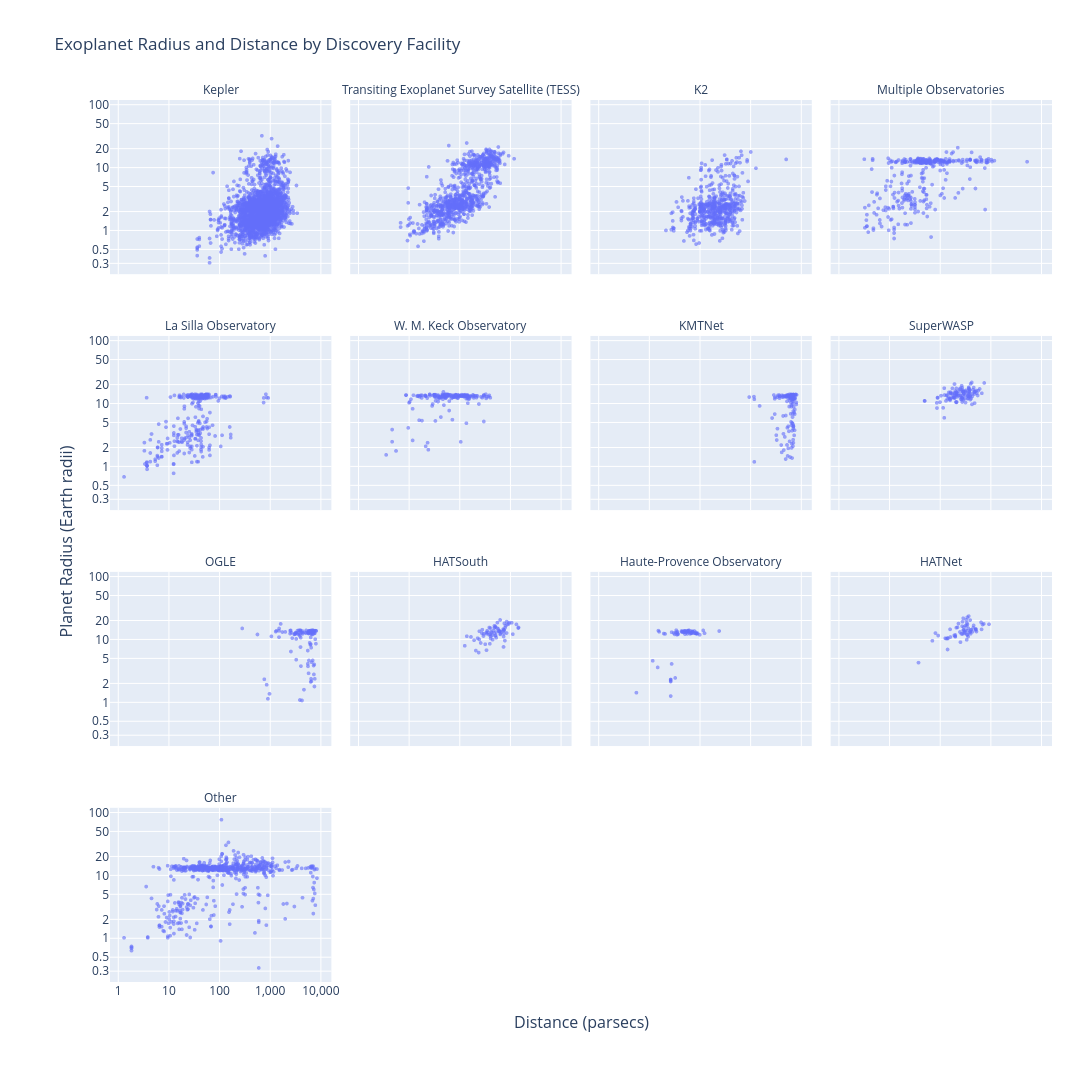

The notebook cell saved with this chart:
### Markdown cell above
**Plotting**

### Code cell
# Create Figure
fig = px.scatter(
    facility_radius_distance,
    x='sy_dist',
    y='pl_rade',

    facet_col='facility_group',
    facet_col_wrap=4,

    category_orders={
        'facility_group': facility_order
    },

    hover_name='pl_name',

    hover_data={
        'sy_dist': ':.2f',
        'pl_rade': ':.2f',
        'discoverymethod': True,
        'facility_group': True
    },

    log_x=True,
    log_y=True,

    labels={
    'sy_dist': 'Distance (parsecs)',
    'pl_rade': 'Planet Radius (Earth radii)',
    'discoverymethod': 'Discovery Method',
    'facility_group': 'Discovery Facility'
    },

    title='Exoplanet Radius and Distance by Discovery Facility'
)


# Point appearance
fig.update_traces(
    marker=dict(
        size=4,
        opacity=0.6
    )
)


# Cleaner logarithmic y-axis
fig.update_yaxes(
    tickmode='array',
    tickvals=[0.3, 0.5, 1, 2, 5, 10, 20, 50, 100],
    ticktext=['0.3', '0.5', '1', '2', '5', '10', '20', '50', '100'],
    title_text=''
)


# Cleaner logarithmic x-axis
fig.update_xaxes(
    tickmode='array',
    tickvals=[1, 10, 100, 1000, 10000],
    ticktext=['1', '10', '100', '1,000', '10,000'],
    title_text=''
)


# Remove the variable prefix from facet titles
fig.for_each_annotation(
    lambda a: a.update(
        text=(
            a.text
            .replace('facility_group=', '')
            .replace('Discovery Facility=', '')
        )
    )
)

# Global x-axis title
fig.add_annotation(
    text='Distance (parsecs)',
    x=0.5,
    y=-0.06,
    xref='paper',
    yref='paper',
    showarrow=False,
    font=dict(size=16)
)


# Global y-axis title
fig.add_annotation(
    text='Planet Radius (Earth radii)',
    x=-0.06,
    y=0.5,
    xref='paper',
    yref='paper',
    showarrow=False,
    textangle=-90,
    font=dict(size=16)
)


# Layout
fig.update_layout(
    width=1400,
    height=1300,
    margin=dict(
        l=110,
        r=40,
        t=100,
        b=110
    )
)

fig.show()

### Figure 1 — Plotly figure (JSON) as saved in the notebook; plotly's stock layout.template omitted (floating-point values rounded to 4 significant figures; data arrays with more than 128 entries replaced by an {"elided": "..."} marker saying what was removed)
{"data": [{"customdata": {"elided": "2765x2 str values"}, "hovertemplate": "<b>%{hovertext}</b><br><br>Discovery Facility=%{customdata[1]}<br>Distance (parsecs)=%{x:.2f}<br>Planet Radius (Earth radii)=%{y:.2f}<br>Discovery Method=%{customdata[0]}<extra></extra>", "hovertext": {"elided": "2765 str values"}, "legendgroup": "", "marker": {"color": "#636efa", "opacity": 0.6, "size": 4, "symbol": "circle"}, "mode": "markers", "name": "", "showlegend": false, "type": "scattergl", "x": {"elided": "2765 float values"}, "xaxis": "x13", "y": {"elided": "2765 float values"}, "yaxis": "y13"}, {"customdata": {"elided": "894x2 str values"}, "hovertemplate": "<b>%{hovertext}</b><br><br>Discovery Facility=%{customdata[1]}<br>Distance (parsecs)=%{x:.2f}<br>Planet Radius (Earth radii)=%{y:.2f}<br>Discovery Method=%{customdata[0]}<extra></extra>", "hovertext": {"elided": "894 str values"}, "legendgroup": "", "marker": {"color": "#636efa", "opacity": 0.6, "size": 4, "symbol": "circle"}, "mode": "markers", "name": "", "showlegend": false, "type": "scattergl", "x": {"elided": "894 float values"}, "xaxis": "x14", "y": {"elided": "894 float values"}, "yaxis": "y14"}, {"customdata": {"elided": "548x2 str values"}, "hovertemplate": "<b>%{hovertext}</b><br><br>Discovery Facility=%{customdata[1]}<br>Distance (parsecs)=%{x:.2f}<br>Planet Radius (Earth radii)=%{y:.2f}<br>Discovery Method=%{customdata[0]}<extra></extra>", "hovertext": {"elided": "548 str values"}, "legendgroup": "", "marker": {"color": "#636efa", "opacity": 0.6, "size": 4, "symbol": "circle"}, "mode": "markers", "name": "", "showlegend": false, "type": "scattergl", "x": {"elided": "548 float values"}, "xaxis": "x15", "y": {"elided": "548 float values"}, "yaxis": "y15"}, {"customdata": {"elided": "343x2 str values"}, "hovertemplate": "<b>%{hovertext}</b><br><br>Discovery Facility=%{customdata[1]}<br>Distance (parsecs)=%{x:.2f}<br>Planet Radius (Earth radii)=%{y:.2f}<br>Discovery Method=%{customdata[0]}<extra></extra>", "hovertext": {"elided": "343 str values"}, "legendgroup": "", "marker": {"color": "#636efa", "opacity": 0.6, "size": 4, "symbol": "circle"}, "mode": "markers", "name": "", "showlegend": false, "type": "scattergl", "x": {"elided": "343 float values"}, "xaxis": "x16", "y": {"elided": "343 float values"}, "yaxis": "y16"}, {"customdata": {"elided": "288x2 str values"}, "hovertemplate": "<b>%{hovertext}</b><br><br>Discovery Facility=%{customdata[1]}<br>Distance (parsecs)=%{x:.2f}<br>Planet Radius (Earth radii)=%{y:.2f}<br>Discovery Method=%{customdata[0]}<extra></extra>", "hovertext": {"elided": "288 str values"}, "legendgroup": "", "marker": {"color": "#636efa", "opacity": 0.6, "size": 4, "symbol": "circle"}, "mode": "markers", "name": "", "showlegend": false, "type": "scattergl", "x": {"elided": "288 float values"}, "xaxis": "x9", "y": {"elided": "288 float values"}, "yaxis": "y9"}, {"customdata": {"elided": "184x2 str values"}, "hovertemplate": "<b>%{hovertext}</b><br><br>Discovery Facility=%{customdata[1]}<br>Distance (parsecs)=%{x:.2f}<br>Planet Radius (Earth radii)=%{y:.2f}<br>Discovery Method=%{customdata[0]}<extra></extra>", "hovertext": {"elided": "184 str values"}, "legendgroup": "", "marker": {"color": "#636efa", "opacity": 0.6, "size": 4, "symbol": "circle"}, "mode": "markers", "name": "", "showlegend": false, "type": "scattergl", "x": {"elided": "184 float values"}, "xaxis": "x10", "y": {"elided": "184 float values"}, "yaxis": "y10"}, {"customdata": {"elided": "139x2 str values"}, "hovertemplate": "<b>%{hovertext}</b><br><br>Discovery Facility=%{customdata[1]}<br>Distance (parsecs)=%{x:.2f}<br>Planet Radius (Earth radii)=%{y:.2f}<br>Discovery Method=%{customdata[0]}<extra></extra>", "hovertext": {"elided": "139 str values"}, "legendgroup": "", "marker": {"color": "#636efa", "opacity": 0.6, "size": 4, "symbol": "circle"}, "mode": "markers", "name": "", "showlegend": false, "type": "scattergl", "x": {"elided": "139 float values"}, "xaxis": "x11", "y": {"elided": "139 float values"}, "yaxis": "y11"}, {"customdata": {"elided": "117x2 str values"}, "hovertemplate": "<b>%{hovertext}</b><br><br>Discovery Facility=%{customdata[1]}<br>Distance (parsecs)=%{x:.2f}<br>Planet Radius (Earth radii)=%{y:.2f}<br>Discovery Method=%{customdata[0]}<extra></extra>", "hovertext": ["WASP-1 b", "WASP-10 b", "WASP-100 b", "WASP-101 b", "WASP-102 b", "WASP-103 b", "WASP-104 b", "WASP-106 b", "WASP-116 b", "WASP-117 b", "WASP-118 b", "WASP-12 b", "WASP-120 b", "WASP-121 b", "WASP-123 b", "WASP-127 b", "WASP-13 b", "WASP-135 b", "WASP-136 b", "WASP-138 b", "WASP-14 b", "WASP-149 b", "WASP-15 b", "WASP-153 b", "WASP-154 b", "WASP-155 b", "WASP-156 b", "WASP-16 b", "WASP-17 b", "WASP-177 b", "WASP-18 b", "WASP-180 A b", "WASP-181 b", "WASP-183 b", "WASP-186 b", "WASP-187 b", "WASP-188 b", "WASP-19 b", "WASP-194 b", "WASP-195 b", "WASP-197 b", "WASP-2 b", "WASP-20 b", "WASP-21 b", "WASP-22 b", "WASP-23 b", "WASP-24 b", "WASP-25 b", "WASP-26 b", "WASP-29 b", "WASP-3 b", "WASP-31 b", "WASP-32 b", "WASP-33 b", "WASP-34 b", "WASP-35 b", "WASP-36 b", "WASP-37 b", "WASP-38 b", "WASP-39 b", "WASP-41 b", "WASP-42 b", "WASP-43 b", "WASP-44 b", "WASP-45 b", "WASP-46 b", "WASP-47 b", "WASP-48 b", "WASP-49 b", "WASP-5 b", "WASP-52 b", "WASP-54 b", "WASP-55 b", "WASP-56 b", "WASP-57 b", "WASP-58 b", "WASP-59 b", "WASP-6 b", "WASP-60 b", "WASP-61 b", "WASP-62 b", "WASP-63 b", "WASP-64 b", "WASP-65 b", "WASP-66 b", "WASP-67 b", "WASP-68 b", "WASP-69 b", "WASP-7 b", "WASP-70 A b", "WASP-71 b", "WASP-72 b", "WASP-73 b", "WASP-74 b", "WASP-75 b", "WASP-76 b", "WASP-77 A b", "WASP-78 b", "WASP-79 b", "WASP-8 b", "WASP-8 c", "WASP-80 b", "WASP-82 b", "WASP-83 b", "WASP-84 b", "WASP-88 b", "WASP-89 b", "WASP-90 b", "WASP-92 b", "WASP-93 b", "WASP-94 A b", "WASP-94 B b", "WASP-95 b", "WASP-96 b", "WASP-97 b", "WASP-98 b", "WASP-99 b"], "legendgroup": "", "marker": {"color": "#636efa", "opacity": 0.6, "size": 4, "symbol": "circle"}, "mode": "markers", "name": "", "showlegend": false, "type": "scattergl", "x": [393.1, 141.0, 364.4, 201.2, 535.7, 375.6, 185.9, 352.2, 559.2, 158.0, 376.7, 427.2, 381.2, 269.9, 198.0, 159.5, 227.5, 298.2, 275.6, 414.2, 162.0, 211.7, 282.1, 610.2, 215.5, 399.6, 122.1, 194.1, 405.9, 176.8, 123.5, 254.0, 437.5, 325.4, 278.5, 371.4, 675.3, 268.3, 476.8, 484.9, 483.7, 153.2, 211.9, 258.4, 317.7, 207.5, 322.1, 211.4, 252.8, 87.6, 231.2, 383.8, 276.0, 121.9, 132.1, 202.2, 386.3, 392.8, 136.2, 214.0, 163.4, 177.3, 86.75, 364.5, 211.2, 375.3, 264.8, 454.1, 194.6, 309.1, 174.8, 251.3, 297.5, 321.1, 398.3, 290.4, 115.9, 197.1, 431.1, 488.7, 175.6, 290.7, 369.9, 273.7, 500.3, 189.5, 226.4, 49.96, 162.3, 222.4, 362.7, 434.8, 316.7, 149.2, 294.0, 194.5, 105.2, 754.3, 246.7, 89.96, 89.96, 49.79, 275.7, 271.1, 100.6, 523.8, 290.9, 466.4, 575.9, 370.3, 211.2, 208.7, 137.5, 352.5, 151.1, 281.7, 158.7], "xaxis": "x12", "y": [16.62, 12.11, 14.91, 16.03, 14.91, 17.13, 12.74, 12.11, 13.67, 11.88, 16.14, 22.03, 15.58, 19.53, 15.13, 14.69, 13.67, 14.57, 16.81, 12.22, 15.47, 15.24, 15.8, 17.37, 10.76, 13.45, 6.028, 13.67, 20.96, 17.71, 13.9, 13.9, 13.27, 16.48, 12.44, 18.38, 14.82, 15.86, 15.48, 10.31, 14.45, 12.12, 15.47, 11.99, 13.79, 10.78, 15.47, 13.81, 13.56, 8.631, 15.92, 17.36, 10.76, 17.86, 11.21, 14.57, 14.87, 13.0, 13.79, 14.34, 12.33, 12.58, 10.42, 12.33, 10.6, 13.16, 12.86, 16.81, 12.44, 12.18, 14.24, 17.71, 14.73, 10.54, 11.77, 16.03, 8.687, 12.54, 9.864, 15.8, 14.8, 15.8, 14.25, 12.46, 15.69, 12.89, 14.8, 11.21, 14.91, 13.05, 13.23, 14.46, 15.92, 15.24, 14.23, 20.78, 13.56, 21.63, 17.15, 12.67, 12.5, 11.2, 18.16, 11.66, 10.72, 16.37, 11.66, 18.27, 16.38, 17.9, 17.71, 14.1, 13.79, 13.45, 12.78, 12.82, 11.43], "yaxis": "y12"}, {"customdata": {"elided": "109x2 str values"}, "hovertemplate": "<b>%{hovertext}</b><br><br>Discovery Facility=%{customdata[1]}<br>Distance (parsecs)=%{x:.2f}<br>Planet Radius (Earth radii)=%{y:.2f}<br>Discovery Method=%{customdata[0]}<extra></extra>", "hovertext": ["OGLE-2003-BLG-235L b", "OGLE-2005-BLG-071L b", "OGLE-2005-BLG-169L b", "OGLE-2005-BLG-390L b", "OGLE-2006-BLG-109L b", "OGLE-2006-BLG-109L c", "OGLE-2006-BLG-284L A b", "OGLE-2007-BLG-349L AB c", "OGLE-2007-BLG-368L b", "OGLE-2008-BLG-092L b", "OGLE-2008-BLG-355L b", "OGLE-2011-BLG-0173L b", "OGLE-2011-BLG-0251L b", "OGLE-2011-BLG-0265L b", "OGLE-2012-BLG-0026L b", "OGLE-2012-BLG-0026L c", "OGLE-2012-BLG-0358L b", "OGLE-2012-BLG-0406L b", "OGLE-2012-BLG-0563L b", "OGLE-2012-BLG-0724L b", "OGLE-2012-BLG-0838L b", "OGLE-2012-BLG-0950L b", "OGLE-2013-BLG-0102L b", "OGLE-2013-BLG-0132L b", "OGLE-2013-BLG-0341L B b", "OGLE-2013-BLG-0911L b", "OGLE-2013-BLG-1721L b", "OGLE-2013-BLG-1761L b", "OGLE-2014-BLG-0124L b", "OGLE-2014-BLG-0221L b", "OGLE-2014-BLG-0319L b", "OGLE-2014-BLG-0676L b", "OGLE-2014-BLG-1722L b", "OGLE-2014-BLG-1722L c", "OGLE-2014-BLG-1760L b", "OGLE-2015-BLG-0051L b", "OGLE-2015-BLG-0966L b", "OGLE-2015-BLG-1609L b", "OGLE-2015-BLG-1649L b", "OGLE-2015-BLG-1670L b", "OGLE-2015-BLG-1771L b", "OGLE-2016-BLG-0007L b", "OGLE-2016-BLG-0263L b", "OGLE-2016-BLG-0613L AB b", "OGLE-2016-BLG-1067L b", "OGLE-2016-BLG-1093L b", "OGLE-2016-BLG-1190L b", "OGLE-2016-BLG-1195L b", "OGLE-2016-BLG-1266L b", "OGLE-2016-BLG-1598L b", "OGLE-2016-BLG-1800L b", "OGLE-2017-BLG-0173L b", "OGLE-2017-BLG-0364L b", "OGLE-2017-BLG-0373L b", "OGLE-2017-BLG-0406L b", "OGLE-2017-BLG-0448L b", "OGLE-2017-BLG-0482L b", "OGLE-2017-BLG-0604L b", "OGLE-2017-BLG-0640L b", "OGLE-2017-BLG-1049L b", "OGLE-2017-BLG-1099L b", "OGLE-2017-BLG-1237L b", "OGLE-2017-BLG-1275L b", "OGLE-2017-BLG-1375L b", "OGLE-2017-BLG-1434L b", "OGLE-2017-BLG-1522L b", "OGLE-2017-BLG-1691L b", "OGLE-2017-BLG-1806L b", "OGLE-2018-BLG-0298L b", "OGLE-2018-BLG-0383L b", "OGLE-2018-BLG-0506L b", "OGLE-2018-BLG-0516L b", "OGLE-2018-BLG-0532L b", "OGLE-2018-BLG-0567L b", "OGLE-2018-BLG-0596L b", "OGLE-2018-BLG-0677L b", "OGLE-2018-BLG-0740L b", "OGLE-2018-BLG-0799L b", "OGLE-2018-BLG-0962L b", "OGLE-2018-BLG-0977L b", "OGLE-2018-BLG-1011L b", "OGLE-2018-BLG-1011L c", "OGLE-2018-BLG-1119L b", "OGLE-2018-BLG-1185L b", "OGLE-2018-BLG-1269L b", "OGLE-2018-BLG-1428L b", "OGLE-2018-BLG-1700L b", "OGLE-2019-BLG-0249L b", "OGLE-2019-BLG-0299L b", "OGLE-2019-BLG-0304L b", "OGLE-2019-BLG-0362L b", "OGLE-2019-BLG-0468L b", "OGLE-2019-BLG-0468L c", "OGLE-2019-BLG-0679L b", "OGLE-2019-BLG-0954L b", "OGLE-2019-BLG-0960L b", "OGLE-2019-BLG-1180L b", "OGLE-2019-BLG-1470L AB c", "OGLE-2019-BLG-1492L b", "OGLE-2023-BLG-0766L b", "OGLE-2023-BLG-0836L b", "OGLE-TR-10 b", "OGLE-TR-111 b", "OGLE-TR-113 b", "OGLE-TR-132 b", "OGLE-TR-182 b", "OGLE-TR-211 b", "OGLE-TR-56 b", "OGLE2-TR-L9 b"], "legendgroup": "", "marker": {"color": "#636efa", "opacity": 0.6, "size": 4, "symbol": "circle"}, "mode": "markers", "name": "", "showlegend": false, "type": "scattergl", "x": [5800.0, 3200.0, 4100.0, 6600.0, 1510.0, 1510.0, 4000.0, 2760.0, 5900.0, 8100.0, 6800.0, 6100.0, 2570.0, 4380.0, 4019.0, 4019.0, 1760.0, 4970.0, 1300.0, 6700.0, 6320.0, 2600.0, 3040.0, 3900.0, 911.0, 3220.0, 6300.0, 6900.0, 3500.0, 3680.0, 7730.0, 2670.0, 6400.0, 6400.0, 7056.0, 8200.0, 3300.0, 3300.0, 4230.0, 6700.0, 7070.0, 4300.0, 6500.0, 3410.0, 3730.0, 8120.0, 6770.0, 3910.0, 3080.0, 5910.0, 6480.0, 4705.0, 7860.0, 5915.0, 5200.0, 7530.0, 5800.0, 3950.0, 6630.0, 5670.0, 7250.0, 6030.0, 7690.0, 3930.0, 860.0, 7490.0, 7290.0, 6400.0, 6540.0, 7700.0, 5600.0, 7000.0, 773.0, 7060.0, 5650.0, 7580.0, 3200.0, 4050.0, 6500.0, 6500.0, 7100.0, 7100.0, 5760.0, 7400.0, 2510.0, 6220.0, 7600.0, 6370.0, 5830.0, 6980.0, 5830.0, 4400.0, 4400.0, 5630.0, 3630.0, 980.0, 6070.0, 5900.0, 5600.0, 7400.0, 5120.0, 1345.0, 1068.0, 566.5, 2013.0, 2502.0, 1515.0, 282.8, 1628.0], "xaxis": "x5", "y": [13.2, 13.0, 3.84, 2.21, 14.0, 11.1, 14.3, 10.7, 4.72, 8.74, 12.9, 9.01, 14.2, 13.9, 7.72, 13.9, 13.4, 13.2, 13.6, 14.3, 8.39, 6.56, 12.3, 11.6, 1.16, 12.5, 14.1, 13.2, 14.1, 12.9, 14.1, 13.0, 8.59, 11.0, 13.8, 14.0, 4.86, 10.4, 13.2, 4.42, 14.3, 1.09, 13.0, 13.0, 14.3, 14.0, 12.3, 1.11, 12.4, 13.6, 13.2, 1.62, 10.3, 14.0, 14.2, 4.08, 2.95, 14.2, 13.5, 12.8, 13.1, 13.0, 12.8, 12.4, 1.94, 14.0, 3.92, 2.15, 7.56, 2.41, 4.18, 4.73, 2.37, 12.3, 3.81, 1.82, 12.9, 10.9, 13.6, 2.41, 13.5, 13.2, 13.9, 2.83, 14.1, 14.0, 12.9, 12.7, 12.7, 14.2, 13.1, 13.1, 12.5, 13.1, 12.3, 1.39, 13.5, 13.3, 6.79, 13.7, 12.9, 14.01, 11.42, 12.25, 13.45, 12.67, 15.24, 15.28, 18.05], "yaxis": "y5"}, {"customdata": {"elided": "73x2 str values"}, "hovertemplate": "<b>%{hovertext}</b><br><br>Discovery Facility=%{customdata[1]}<br>Distance (parsecs)=%{x:.2f}<br>Planet Radius (Earth radii)=%{y:.2f}<br>Discovery Method=%{customdata[0]}<extra></extra>", "hovertext": ["HATS-1 b", "HATS-10 b", "HATS-11 b", "HATS-12 b", "HATS-13 b", "HATS-14 b", "HATS-15 b", "HATS-16 b", "HATS-17 b", "HATS-2 b", "HATS-22 b", "HATS-23 b", "HATS-24 b", "HATS-25 b", "HATS-26 b", "HATS-27 b", "HATS-28 b", "HATS-29 b", "HATS-3 b", "HATS-30 b", "HATS-31 b", "HATS-32 b", "HATS-33 b", "HATS-34 b", "HATS-35 b", "HATS-36 b", "HATS-37 A b", "HATS-38 b", "HATS-39 b", "HATS-4 b", "HATS-40 b", "HATS-41 b", "HATS-42 b", "HATS-43 b", "HATS-44 b", "HATS-45 b", "HATS-46 b", "HATS-47 b", "HATS-48 A b", "HATS-49 b", "HATS-5 b", "HATS-50 b", "HATS-51 b", "HATS-52 b", "HATS-53 b", "HATS-54 b", "HATS-55 b", "HATS-56 b", "HATS-57 b", "HATS-58 A b", "HATS-59 b", "HATS-59 c", "HATS-6 b", "HATS-60 b", "HATS-61 b", "HATS-62 b", "HATS-63 b", "HATS-64 b", "HATS-65 b", "HATS-66 b", "HATS-67 b", "HATS-68 b", "HATS-69 b", "HATS-7 b", "HATS-70 b", "HATS-71 b", "HATS-72 b", "HATS-74 A b", "HATS-75 b", "HATS-76 b", "HATS-77 b", "HATS-8 b", "HATS-9 b"], "legendgroup": "", "marker": {"color": "#636efa", "opacity": 0.6, "size": 4, "symbol": "circle"}, "mode": "markers", "name": "", "showlegend": false, "type": "scattergl", "x": [284.0, 534.9, 944.6, 746.1, 421.9, 513.0, 1140.0, 757.0, 400.3, 341.9, 229.5, 639.0, 494.2, 471.2, 861.8, 817.0, 535.4, 353.9, 411.2, 342.1, 774.0, 745.1, 248.5, 508.8, 514.6, 856.4, 211.9, 343.5, 878.5, 416.5, 1342.0, 737.7, 800.4, 362.3, 446.0, 772.1, 453.8, 300.7, 263.6, 324.4, 246.4, 756.7, 389.6, 555.1, 585.8, 748.6, 609.8, 564.4, 279.5, 403.6, 642.9, 642.9, 169.3, 486.5, 679.8, 523.1, 623.2, 1080.0, 493.3, 1478.0, 960.1, 604.0, 414.5, 240.7, 1459.0, 140.2, 127.6, 299.4, 195.0, 385.7, 436.2, 794.6, 638.7], "xaxis": "x6", "y": [14.59, 10.86, 18.03, 7.76, 13.59, 11.65, 12.39, 14.57, 8.709, 12.58, 10.68, 20.85, 15.64, 14.12, 19.62, 16.81, 13.38, 14.02, 15.48, 13.17, 18.38, 14.0, 13.79, 16.03, 16.41, 12.92, 6.793, 6.882, 17.6, 11.43, 17.71, 14.91, 15.69, 13.23, 11.96, 14.41, 10.12, 12.52, 8.967, 8.575, 10.22, 12.67, 15.8, 15.49, 15.02, 11.38, 14.02, 18.92, 12.77, 12.27, 12.62, 12.3, 11.19, 12.92, 13.39, 11.83, 13.53, 18.82, 16.82, 15.82, 18.89, 13.81, 10.59, 6.311, 15.51, 11.48, 8.097, 11.57, 9.909, 12.09, 13.06, 9.785, 13.85], "yaxis": "y6"}, {"customdata": {"elided": "68x2 str values"}, "hovertemplate": "<b>%{hovertext}</b><br><br>Discovery Facility=%{customdata[1]}<br>Distance (parsecs)=%{x:.2f}<br>Planet Radius (Earth radii)=%{y:.2f}<br>Discovery Method=%{customdata[0]}<extra></extra>", "hovertext": ["51 Peg b", "BD+45 564 b", "BD+55 362 b", "BD+63 1405 b", "BEBOP-3 b", "GJ 411 b", "GJ 96 b", "Gl 378 b", "HD 109246 b", "HD 109286 b", "HD 113337 b", "HD 113337 c", "HD 115954 b", "HD 118203 b", "HD 124330 b", "HD 12484 b", "HD 132406 b", "HD 13908 b", "HD 13908 c", "HD 143105 b", "HD 149143 b", "HD 150706 b", "HD 155193 b", "HD 156279 b", "HD 158259 b", "HD 158259 c", "HD 158259 d", "HD 158259 e", "HD 158259 f", "HD 159243 b", "HD 159243 c", "HD 164595 b", "HD 17674 b", "HD 189733 b", "HD 190360 b", "HD 191806 b", "HD 196885 A b", "HD 211403 b", "HD 214823 b", "HD 220842 b", "HD 221585 b", "HD 222155 b", "HD 22781 b", "HD 23596 b", "HD 27969 b", "HD 29021 b", "HD 331093 b", "HD 33564 b", "HD 35759 b", "HD 42012 b", "HD 43691 b", "HD 45652 b", "HD 74156 b", "HD 74156 c", "HD 80869 b", "HD 8574 b", "HD 88986 b", "HD 9446 b", "HD 9446 c", "HD 95544 b", "HIP 109384 b", "HIP 109600 b", "HIP 65407 b", "HIP 65407 c", "HIP 91258 b", "TOI-1736 c", "TOI-2295 c", "WASP-148 c"], "legendgroup": "", "marker": {"color": "#636efa", "opacity": 0.6, "size": 4, "symbol": "circle"}, "mode": "markers", "name": "", "showlegend": false, "type": "scattergl", "x": [15.46, 53.62, 52.57, 38.05, 119.1, 5.676, 11.93, 14.95, 67.83, 55.42, 36.18, 36.18, 87.64, 92.26, 60.2, 48.34, 70.78, 79.55, 79.55, 46.78, 73.28, 28.27, 57.8, 36.19, 27.05, 27.05, 27.05, 27.05, 27.05, 73.31, 73.31, 28.25, 44.43, 19.76, 16.01, 65.67, 34.17, 83.09, 101.4, 64.65, 55.85, 50.61, 32.6, 52.0, 67.93, 30.99, 50.19, 20.95, 71.24, 36.8, 85.6, 34.85, 57.6, 57.6, 85.4, 44.83, 33.27, 50.35, 50.35, 87.8, 58.96, 66.34, 61.78, 61.78, 45.88, 88.95, 126.3, 246.4], "xaxis": "x7", "y": [14.1, 13.6, 14.0, 12.4, 14.2, 1.45, 4.67, 3.66, 13.9, 13.2, 13.1, 12.1, 12.6, 12.78, 14.0, 13.2, 12.8, 13.9, 12.8, 13.7, 13.6, 13.3, 14.0, 12.5, 1.282, 2.23, 2.18, 2.34, 2.35, 13.7, 13.4, 4.16, 13.9, 12.67, 13.5, 12.5, 13.2, 12.8, 12.1, 13.1, 13.5, 13.4, 12.3, 12.4, 12.9, 12.9, 13.6, 12.5, 13.0, 13.5, 13.2, 14.3, 13.5, 12.5, 12.8, 13.4, 2.49, 14.0, 13.4, 12.8, 13.5, 13.2, 14.3, 13.9, 13.7, 12.5, 12.8, 13.9], "yaxis": "y7"}, {"customdata": [["Transit", "HATNet"], ["Transit", "HATNet"], ["Transit", "HATNet"], ["Transit", "HATNet"], ["Transit", "HATNet"], ["Transit", "HATNet"], ["Transit", "HATNet"], ["Transit", "HATNet"], ["Transit", "HATNet"], ["Transit", "HATNet"], ["Transit", "HATNet"], ["Transit", "HATNet"], ["Transit", "HATNet"], ["Transit", "HATNet"], ["Transit", "HATNet"], ["Transit", "HATNet"], ["Transit", "HATNet"], ["Transit", "HATNet"], ["Transit", "HATNet"], ["Transit", "HATNet"], ["Transit", "HATNet"], ["Transit", "HATNet"], ["Transit", "HATNet"], ["Transit", "HATNet"], ["Transit", "HATNet"], ["Transit", "HATNet"], ["Transit", "HATNet"], ["Transit", "HATNet"], ["Transit", "HATNet"], ["Transit", "HATNet"], ["Transit", "HATNet"], ["Transit", "HATNet"], ["Transit", "HATNet"], ["Transit", "HATNet"], ["Transit", "HATNet"], ["Transit", "HATNet"], ["Transit", "HATNet"], ["Transit", "HATNet"], ["Transit", "HATNet"], ["Transit", "HATNet"], ["Transit", "HATNet"], ["Transit", "HATNet"], ["Transit", "HATNet"], ["Transit", "HATNet"], ["Transit", "HATNet"], ["Transit", "HATNet"], ["Transit", "HATNet"], ["Transit", "HATNet"], ["Transit", "HATNet"], ["Transit", "HATNet"], ["Transit", "HATNet"], ["Transit", "HATNet"], ["Transit", "HATNet"], ["Transit", "HATNet"], ["Transit", "HATNet"], ["Transit", "HATNet"], ["Transit", "HATNet"], ["Transit", "HATNet"], ["Transit", "HATNet"], ["Transit", "HATNet"], ["Transit", "HATNet"], ["Transit", "HATNet"], ["Transit", "HATNet"], ["Transit", "HATNet"]], "hovertemplate": "<b>%{hovertext}</b><br><br>Discovery Facility=%{customdata[1]}<br>Distance (parsecs)=%{x:.2f}<br>Planet Radius (Earth radii)=%{y:.2f}<br>Discovery Method=%{customdata[0]}<extra></extra>", "hovertext": ["HAT-P-1 b", "HAT-P-11 b", "HAT-P-12 b", "HAT-P-14 b", "HAT-P-15 b", "HAT-P-17 b", "HAT-P-18 b", "HAT-P-19 b", "HAT-P-2 b", "HAT-P-20 b", "HAT-P-21 b", "HAT-P-22 b", "HAT-P-23 b", "HAT-P-24 b", "HAT-P-25 b", "HAT-P-26 b", "HAT-P-27 b", "HAT-P-28 b", "HAT-P-29 b", "HAT-P-3 b", "HAT-P-31 b", "HAT-P-32 b", "HAT-P-33 b", "HAT-P-34 b", "HAT-P-35 b", "HAT-P-36 b", "HAT-P-37 b", "HAT-P-38 b", "HAT-P-39 b", "HAT-P-4 b", "HAT-P-40 b", "HAT-P-41 b", "HAT-P-42 b", "HAT-P-43 b", "HAT-P-44 b", "HAT-P-45 b", "HAT-P-46 b", "HAT-P-49 b", "HAT-P-5 b", "HAT-P-50 b", "HAT-P-51 b", "HAT-P-52 b", "HAT-P-53 b", "HAT-P-54 b", "HAT-P-55 b", "HAT-P-56 b", "HAT-P-57 b", "HAT-P-58 b", "HAT-P-59 b", "HAT-P-6 b", "HAT-P-60 b", "HAT-P-61 b", "HAT-P-62 b", "HAT-P-63 b", "HAT-P-64 b", "HAT-P-65 b", "HAT-P-66 b", "HAT-P-67 b", "HAT-P-68 b", "HAT-P-69 b", "HAT-P-7 b", "HAT-P-70 b", "HAT-P-8 b", "HAT-P-9 b"], "legendgroup": "", "marker": {"color": "#636efa", "opacity": 0.6, "size": 4, "symbol": "circle"}, "mode": "markers", "name": "", "showlegend": false, "type": "scattergl", "x": [159.0, 37.76, 142.8, 222.7, 192.5, 92.38, 161.4, 202.1, 127.8, 71.04, 277.3, 81.76, 364.8, 415.3, 300.4, 141.8, 199.2, 401.3, 313.6, 134.6, 344.1, 289.2, 396.1, 249.3, 507.0, 294.4, 390.6, 255.2, 697.0, 320.5, 464.5, 348.2, 405.2, 528.8, 347.9, 298.6, 290.7, 350.4, 303.3, 515.5, 440.1, 361.2, 666.8, 143.7, 511.4, 320.6, 279.9, 515.6, 265.5, 275.4, 233.2, 338.8, 348.8, 403.5, 651.9, 738.5, 935.5, 371.7, 202.2, 341.3, 341.1, 330.7, 211.6, 455.2], "xaxis": "x8", "y": [14.78, 4.36, 10.75, 15.92, 11.88, 11.77, 11.15, 11.3, 10.66, 9.718, 12.44, 12.89, 15.33, 14.57, 12.72, 7.062, 11.43, 13.59, 13.11, 10.54, 12.22, 22.19, 20.74, 13.42, 14.93, 14.31, 13.2, 9.247, 17.61, 14.28, 17.04, 22.98, 14.35, 13.63, 13.92, 15.98, 14.39, 17.82, 13.56, 14.44, 13.51, 11.31, 14.77, 10.58, 14.84, 16.93, 19.5, 14.93, 12.59, 16.59, 18.28, 10.08, 12.03, 12.54, 19.09, 18.06, 17.82, 23.99, 12.02, 18.79, 16.93, 20.96, 15.69, 15.61], "yaxis": "y8"}, {"customdata": {"elided": "621x2 str values"}, "hovertemplate": "<b>%{hovertext}</b><br><br>Discovery Facility=%{customdata[1]}<br>Distance (parsecs)=%{x:.2f}<br>Planet Radius (Earth radii)=%{y:.2f}<br>Discovery Method=%{customdata[0]}<extra></extra>", "hovertext": {"elided": "621 str values"}, "legendgroup": "", "marker": {"color": "#636efa", "opacity": 0.6, "size": 4, "symbol": "circle"}, "mode": "markers", "name": "", "showlegend": false, "type": "scattergl", "x": {"elided": "621 float values"}, "xaxis": "x", "y": {"elided": "621 float values"}, "yaxis": "y"}], "layout": {"annotations": [{"showarrow": false, "text": "Other", "x": 0.1175, "xanchor": "center", "xref": "paper", "y": 0.1975, "yanchor": "bottom", "yref": "paper"}, {"showarrow": false, "text": "OGLE", "x": 0.1175, "xanchor": "center", "xref": "paper", "y": 0.465, "yanchor": "bottom", "yref": "paper"}, {"showarrow": false, "text": "HATSouth", "x": 0.3725, "xanchor": "center", "xref": "paper", "y": 0.465, "yanchor": "bottom", "yref": "paper"}, {"showarrow": false, "text": "Haute-Provence Observatory", "x": 0.6275, "xanchor": "center", "xref": "paper", "y": 0.465, "yanchor": "bottom", "yref": "paper"}, {"showarrow": false, "text": "HATNet", "x": 0.8825, "xanchor": "center", "xref": "paper", "y": 0.465, "yanchor": "bottom", "yref": "paper"}, {"showarrow": false, "text": "La Silla Observatory", "x": 0.1175, "xanchor": "center", "xref": "paper", "y": 0.7325, "yanchor": "bottom", "yref": "paper"}, {"showarrow": false, "text": "W. M. Keck Observatory", "x": 0.3725, "xanchor": "center", "xref": "paper", "y": 0.7325, "yanchor": "bottom", "yref": "paper"}, {"showarrow": false, "text": "KMTNet", "x": 0.6275, "xanchor": "center", "xref": "paper", "y": 0.7325, "yanchor": "bottom", "yref": "paper"}, {"showarrow": false, "text": "SuperWASP", "x": 0.8825, "xanchor": "center", "xref": "paper", "y": 0.7325, "yanchor": "bottom", "yref": "paper"}, {"showarrow": false, "text": "Kepler", "x": 0.1175, "xanchor": "center", "xref": "paper", "y": 1, "yanchor": "bottom", "yref": "paper"}, {"showarrow": false, "text": "Transiting Exoplanet Survey Satellite (TESS)", "x": 0.3725, "xanchor": "center", "xref": "paper", "y": 1, "yanchor": "bottom", "yref": "paper"}, {"showarrow": false, "text": "K2", "x": 0.6275, "xanchor": "center", "xref": "paper", "y": 1, "yanchor": "bottom", "yref": "paper"}, {"showarrow": false, "text": "Multiple Observatories", "x": 0.8825, "xanchor": "center", "xref": "paper", "y": 1, "yanchor": "bottom", "yref": "paper"}, {"font": {"size": 16}, "showarrow": false, "text": "Distance (parsecs)", "x": 0.5, "xref": "paper", "y": -0.06, "yref": "paper"}, {"font": {"size": 16}, "showarrow": false, "text": "Planet Radius (Earth radii)", "textangle": -90, "x": -0.06, "xref": "paper", "y": 0.5, "yref": "paper"}], "height": 1300, "legend": {"tracegroupgap": 0}, "margin": {"b": 110, "l": 110, "r": 40, "t": 100}, "title": {"text": "Exoplanet Radius and Distance by Discovery Facility"}, "width": 1400, "xaxis": {"anchor": "y", "domain": [0, 0.235], "tickmode": "array", "ticktext": ["1", "10", "100", "1,000", "10,000"], "tickvals": [1, 10, 100, 1000, 10000], "title": {"text": ""}, "type": "log"}, "xaxis10": {"anchor": "y10", "domain": [0.255, 0.49], "matches": "x", "showticklabels": false, "tickmode": "array", "ticktext": ["1", "10", "100", "1,000", "10,000"], "tickvals": [1, 10, 100, 1000, 10000], "title": {"text": ""}, "type": "log"}, "xaxis11": {"anchor": "y11", "domain": [0.51, 0.745], "matches": "x", "showticklabels": false, "tickmode": "array", "ticktext": ["1", "10", "100", "1,000", "10,000"], "tickvals": [1, 10, 100, 1000, 10000], "title": {"text": ""}, "type": "log"}, "xaxis12": {"anchor": "y12", "domain": [0.765, 1.0], "matches": "x", "showticklabels": false, "tickmode": "array", "ticktext": ["1", "10", "100", "1,000", "10,000"], "tickvals": [1, 10, 100, 1000, 10000], "title": {"text": ""}, "type": "log"}, "xaxis13": {"anchor": "y13", "domain": [0, 0.235], "matches": "x", "showticklabels": false, "tickmode": "array", "ticktext": ["1", "10", "100", "1,000", "10,000"], "tickvals": [1, 10, 100, 1000, 10000], "title": {"text": ""}, "type": "log"}, "xaxis14": {"anchor": "y14", "domain": [0.255, 0.49], "matches": "x", "showticklabels": false, "tickmode": "array", "ticktext": ["1", "10", "100", "1,000", "10,000"], "tickvals": [1, 10, 100, 1000, 10000], "title": {"text": ""}, "type": "log"}, "xaxis15": {"anchor": "y15", "domain": [0.51, 0.745], "matches": "x", "showticklabels": false, "tickmode": "array", "ticktext": ["1", "10", "100", "1,000", "10,000"], "tickvals": [1, 10, 100, 1000, 10000], "title": {"text": ""}, "type": "log"}, "xaxis16": {"anchor": "y16", "domain": [0.765, 1.0], "matches": "x", "showticklabels": false, "tickmode": "array", "ticktext": ["1", "10", "100", "1,000", "10,000"], "tickvals": [1, 10, 100, 1000, 10000], "title": {"text": ""}, "type": "log"}, "xaxis2": {"anchor": "y2", "domain": [0.255, 0.49], "matches": "x", "tickmode": "array", "ticktext": ["1", "10", "100", "1,000", "10,000"], "tickvals": [1, 10, 100, 1000, 10000], "title": {"text": ""}, "type": "log"}, "xaxis3": {"anchor": "y3", "domain": [0.51, 0.745], "matches": "x", "tickmode": "array", "ticktext": ["1", "10", "100", "1,000", "10,000"], "tickvals": [1, 10, 100, 1000, 10000], "title": {"text": ""}, "type": "log"}, "xaxis4": {"anchor": "y4", "domain": [0.765, 1.0], "matches": "x", "tickmode": "array", "ticktext": ["1", "10", "100", "1,000", "10,000"], "tickvals": [1, 10, 100, 1000, 10000], "title": {"text": ""}, "type": "log"}, "xaxis5": {"anchor": "y5", "domain": [0, 0.235], "matches": "x", "showticklabels": false, "tickmode": "array", "ticktext": ["1", "10", "100", "1,000", "10,000"], "tickvals": [1, 10, 100, 1000, 10000], "title": {"text": ""}, "type": "log"}, "xaxis6": {"anchor": "y6", "domain": [0.255, 0.49], "matches": "x", "showticklabels": false, "tickmode": "array", "ticktext": ["1", "10", "100", "1,000", "10,000"], "tickvals": [1, 10, 100, 1000, 10000], "title": {"text": ""}, "type": "log"}, "xaxis7": {"anchor": "y7", "domain": [0.51, 0.745], "matches": "x", "showticklabels": false, "tickmode": "array", "ticktext": ["1", "10", "100", "1,000", "10,000"], "tickvals": [1, 10, 100, 1000, 10000], "title": {"text": ""}, "type": "log"}, "xaxis8": {"anchor": "y8", "domain": [0.765, 1.0], "matches": "x", "showticklabels": false, "tickmode": "array", "ticktext": ["1", "10", "100", "1,000", "10,000"], "tickvals": [1, 10, 100, 1000, 10000], "title": {"text": ""}, "type": "log"}, "xaxis9": {"anchor": "y9", "domain": [0, 0.235], "matches": "x", "showticklabels": false, "tickmode": "array", "ticktext": ["1", "10", "100", "1,000", "10,000"], "tickvals": [1, 10, 100, 1000, 10000], "title": {"text": ""}, "type": "log"}, "yaxis": {"anchor": "x", "domain": [0, 0.1975], "tickmode": "array", "ticktext": ["0.3", "0.5", "1", "2", "5", "10", "20", "50", "100"], "tickvals": [0.3, 0.5, 1, 2, 5, 10, 20, 50, 100], "title": {"text": ""}, "type": "log"}, "yaxis10": {"anchor": "x10", "domain": [0.535, 0.7325], "matches": "y", "showticklabels": false, "tickmode": "array", "ticktext": ["0.3", "0.5", "1", "2", "5", "10", "20", "50", "100"], "tickvals": [0.3, 0.5, 1, 2, 5, 10, 20, 50, 100], "title": {"text": ""}, "type": "log"}, "yaxis11": {"anchor": "x11", "domain": [0.535, 0.7325], "matches": "y", "showticklabels": false, "tickmode": "array", "ticktext": ["0.3", "0.5", "1", "2", "5", "10", "20", "50", "100"], "tickvals": [0.3, 0.5, 1, 2, 5, 10, 20, 50, 100], "title": {"text": ""}, "type": "log"}, "yaxis12": {"anchor": "x12", "domain": [0.535, 0.7325], "matches": "y", "showticklabels": false, "tickmode": "array", "ticktext": ["0.3", "0.5", "1", "2", "5", "10", "20", "50", "100"], "tickvals": [0.3, 0.5, 1, 2, 5, 10, 20, 50, 100], "title": {"text": ""}, "type": "log"}, "yaxis13": {"anchor": "x13", "domain": [0.8025, 1], "matches": "y", "tickmode": "array", "ticktext": ["0.3", "0.5", "1", "2", "5", "10", "20", "50", "100"], "tickvals": [0.3, 0.5, 1, 2, 5, 10, 20, 50, 100], "title": {"text": ""}, "type": "log"}, "yaxis14": {"anchor": "x14", "domain": [0.8025, 1], "matches": "y", "showticklabels": false, "tickmode": "array", "ticktext": ["0.3", "0.5", "1", "2", "5", "10", "20", "50", "100"], "tickvals": [0.3, 0.5, 1, 2, 5, 10, 20, 50, 100], "title": {"text": ""}, "type": "log"}, "yaxis15": {"anchor": "x15", "domain": [0.8025, 1], "matches": "y", "showticklabels": false, "tickmode": "array", "ticktext": ["0.3", "0.5", "1", "2", "5", "10", "20", "50", "100"], "tickvals": [0.3, 0.5, 1, 2, 5, 10, 20, 50, 100], "title": {"text": ""}, "type": "log"}, "yaxis16": {"anchor": "x16", "domain": [0.8025, 1], "matches": "y", "showticklabels": false, "tickmode": "array", "ticktext": ["0.3", "0.5", "1", "2", "5", "10", "20", "50", "100"], "tickvals": [0.3, 0.5, 1, 2, 5, 10, 20, 50, 100], "title": {"text": ""}, "type": "log"}, "yaxis2": {"anchor": "x2", "domain": [0, 0.1975], "matches": "y", "showticklabels": false, "tickmode": "array", "ticktext": ["0.3", "0.5", "1", "2", "5", "10", "20", "50", "100"], "tickvals": [0.3, 0.5, 1, 2, 5, 10, 20, 50, 100], "title": {"text": ""}, "type": "log"}, "yaxis3": {"anchor": "x3", "domain": [0, 0.1975], "matches": "y", "showticklabels": false, "tickmode": "array", "ticktext": ["0.3", "0.5", "1", "2", "5", "10", "20", "50", "100"], "tickvals": [0.3, 0.5, 1, 2, 5, 10, 20, 50, 100], "title": {"text": ""}, "type": "log"}, "yaxis4": {"anchor": "x4", "domain": [0, 0.1975], "matches": "y", "showticklabels": false, "tickmode": "array", "ticktext": ["0.3", "0.5", "1", "2", "5", "10", "20", "50", "100"], "tickvals": [0.3, 0.5, 1, 2, 5, 10, 20, 50, 100], "title": {"text": ""}, "type": "log"}, "yaxis5": {"anchor": "x5", "domain": [0.2675, 0.465], "matches": "y", "tickmode": "array", "ticktext": ["0.3", "0.5", "1", "2", "5", "10", "20", "50", "100"], "tickvals": [0.3, 0.5, 1, 2, 5, 10, 20, 50, 100], "title": {"text": ""}, "type": "log"}, "yaxis6": {"anchor": "x6", "domain": [0.2675, 0.465], "matches": "y", "showticklabels": false, "tickmode": "array", "ticktext": ["0.3", "0.5", "1", "2", "5", "10", "20", "50", "100"], "tickvals": [0.3, 0.5, 1, 2, 5, 10, 20, 50, 100], "title": {"text": ""}, "type": "log"}, "yaxis7": {"anchor": "x7", "domain": [0.2675, 0.465], "matches": "y", "showticklabels": false, "tickmode": "array", "ticktext": ["0.3", "0.5", "1", "2", "5", "10", "20", "50", "100"], "tickvals": [0.3, 0.5, 1, 2, 5, 10, 20, 50, 100], "title": {"text": ""}, "type": "log"}, "yaxis8": {"anchor": "x8", "domain": [0.2675, 0.465], "matches": "y", "showticklabels": false, "tickmode": "array", "ticktext": ["0.3", "0.5", "1", "2", "5", "10", "20", "50", "100"], "tickvals": [0.3, 0.5, 1, 2, 5, 10, 20, 50, 100], "title": {"text": ""}, "type": "log"}, "yaxis9": {"anchor": "x9", "domain": [0.535, 0.7325], "matches": "y", "tickmode": "array", "ticktext": ["0.3", "0.5", "1", "2", "5", "10", "20", "50", "100"], "tickvals": [0.3, 0.5, 1, 2, 5, 10, 20, 50, 100], "title": {"text": ""}, "type": "log"}}}
